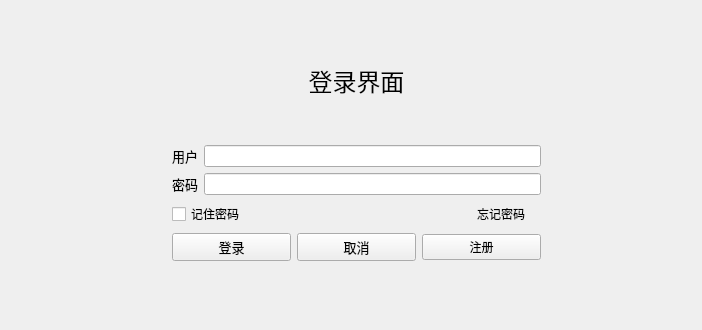
<?xml version="1.0" encoding="UTF-8"?>
<ui version="4.0">
 <class>Widget</class>
 <widget class="QWidget" name="Widget">
  <property name="geometry">
   <rect>
    <x>0</x>
    <y>0</y>
    <width>702</width>
    <height>330</height>
   </rect>
  </property>
  <property name="windowTitle">
   <string>Widget</string>
  </property>
  <widget class="QStackedWidget" name="stackedWidget">
   <property name="geometry">
    <rect>
     <x>100</x>
     <y>10</y>
     <width>541</width>
     <height>291</height>
    </rect>
   </property>
   <property name="currentIndex">
    <number>0</number>
   </property>
   <widget class="QWidget" name="page_login">
    <widget class="QWidget" name="layoutWidget">
     <property name="geometry">
      <rect>
       <x>61</x>
       <y>1</y>
       <width>391</width>
       <height>261</height>
      </rect>
     </property>
     <layout class="QVBoxLayout" name="verticalLayout_2">
      <item>
       <widget class="QLabel" name="label_GUI">
        <property name="font">
         <font>
          <family>微软雅黑</family>
          <pointsize>18</pointsize>
         </font>
        </property>
        <property name="text">
         <string>登录界面</string>
        </property>
        <property name="alignment">
         <set>Qt::AlignCenter</set>
        </property>
       </widget>
      </item>
      <item>
       <layout class="QHBoxLayout" name="horizontalLayout_5">
        <item>
         <widget class="QLabel" name="label_username">
          <property name="font">
           <font>
            <family>微软雅黑</family>
            <pointsize>10</pointsize>
           </font>
          </property>
          <property name="text">
           <string>用户</string>
          </property>
          <property name="alignment">
           <set>Qt::AlignCenter</set>
          </property>
         </widget>
        </item>
        <item>
         <widget class="QLineEdit" name="lineEdit_username">
          <property name="text">
           <string/>
          </property>
         </widget>
        </item>
       </layout>
      </item>
      <item>
       <layout class="QHBoxLayout" name="horizontalLayout_6">
        <item>
         <widget class="QLabel" name="label_password">
          <property name="font">
           <font>
            <family>微软雅黑</family>
            <pointsize>10</pointsize>
           </font>
          </property>
          <property name="text">
           <string>密码</string>
          </property>
          <property name="alignment">
           <set>Qt::AlignCenter</set>
          </property>
         </widget>
        </item>
        <item>
         <widget class="QLineEdit" name="lineEdit_password">
          <property name="tabletTracking">
           <bool>false</bool>
          </property>
          <property name="text">
           <string/>
          </property>
          <property name="echoMode">
           <enum>QLineEdit::Password</enum>
          </property>
         </widget>
        </item>
       </layout>
      </item>
      <item>
       <layout class="QHBoxLayout" name="horizontalLayout_7">
        <item>
         <widget class="QCheckBox" name="checkBox_password">
          <property name="text">
           <string>记住密码</string>
          </property>
         </widget>
        </item>
        <item>
         <spacer name="horizontalSpacer_2">
          <property name="orientation">
           <enum>Qt::Horizontal</enum>
          </property>
          <property name="sizeHint" stdset="0">
           <size>
            <width>40</width>
            <height>20</height>
           </size>
          </property>
         </spacer>
        </item>
        <item>
         <widget class="QPushButton" name="btn_forget_pwd">
          <property name="text">
           <string>忘记密码</string>
          </property>
          <property name="flat">
           <bool>true</bool>
          </property>
         </widget>
        </item>
       </layout>
      </item>
      <item>
       <layout class="QHBoxLayout" name="horizontalLayout_8">
        <item>
         <widget class="QPushButton" name="btn_onLogin">
          <property name="maximumSize">
           <size>
            <width>16777215</width>
            <height>16777215</height>
           </size>
          </property>
          <property name="font">
           <font>
            <family>微软雅黑</family>
            <pointsize>10</pointsize>
           </font>
          </property>
          <property name="text">
           <string>登录</string>
          </property>
          <property name="shortcut">
           <string>Return</string>
          </property>
         </widget>
        </item>
        <item>
         <widget class="QPushButton" name="btn_onCancel">
          <property name="maximumSize">
           <size>
            <width>16777215</width>
            <height>16777215</height>
           </size>
          </property>
          <property name="font">
           <font>
            <family>微软雅黑</family>
            <pointsize>10</pointsize>
           </font>
          </property>
          <property name="text">
           <string>取消</string>
          </property>
         </widget>
        </item>
        <item>
         <widget class="QPushButton" name="btn_register">
          <property name="text">
           <string>注册</string>
          </property>
         </widget>
        </item>
       </layout>
      </item>
     </layout>
    </widget>
   </widget>
   <widget class="QWidget" name="page_register">
    <widget class="QWidget" name="layoutWidget">
     <property name="geometry">
      <rect>
       <x>40</x>
       <y>3</y>
       <width>311</width>
       <height>241</height>
      </rect>
     </property>
     <layout class="QVBoxLayout" name="verticalLayout">
      <item>
       <widget class="QLabel" name="label_register">
        <property name="font">
         <font>
          <family>微软雅黑</family>
          <pointsize>18</pointsize>
         </font>
        </property>
        <property name="text">
         <string>注册界面</string>
        </property>
        <property name="alignment">
         <set>Qt::AlignCenter</set>
        </property>
       </widget>
      </item>
      <item>
       <layout class="QHBoxLayout" name="horizontalLayout">
        <item>
         <widget class="QLabel" name="label_reg_id">
          <property name="text">
           <string>注册编号</string>
          </property>
         </widget>
        </item>
        <item>
         <widget class="QLineEdit" name="lineEdit_reg_id"/>
        </item>
       </layout>
      </item>
      <item>
       <layout class="QHBoxLayout" name="horizontalLayout_2">
        <item>
         <widget class="QLabel" name="label_reg_name">
          <property name="font">
           <font>
            <family>微软雅黑</family>
            <pointsize>10</pointsize>
           </font>
          </property>
          <property name="text">
           <string>用户</string>
          </property>
          <property name="alignment">
           <set>Qt::AlignCenter</set>
          </property>
         </widget>
        </item>
        <item>
         <widget class="QLineEdit" name="lineEdit_reg_name">
          <property name="text">
           <string/>
          </property>
         </widget>
        </item>
       </layout>
      </item>
      <item>
       <layout class="QHBoxLayout" name="horizontalLayout_3">
        <item>
         <widget class="QLabel" name="label_reg_pwd">
          <property name="font">
           <font>
            <family>微软雅黑</family>
            <pointsize>10</pointsize>
           </font>
          </property>
          <property name="text">
           <string>密码</string>
          </property>
          <property name="alignment">
           <set>Qt::AlignCenter</set>
          </property>
         </widget>
        </item>
        <item>
         <widget class="QLineEdit" name="lineEdit_reg_pwd">
          <property name="tabletTracking">
           <bool>false</bool>
          </property>
          <property name="text">
           <string/>
          </property>
          <property name="echoMode">
           <enum>QLineEdit::Password</enum>
          </property>
         </widget>
        </item>
       </layout>
      </item>
      <item>
       <layout class="QHBoxLayout" name="horizontalLayout_4">
        <item>
         <widget class="QPushButton" name="btn_onReg">
          <property name="maximumSize">
           <size>
            <width>16777215</width>
            <height>16777215</height>
           </size>
          </property>
          <property name="font">
           <font>
            <family>微软雅黑</family>
            <pointsize>10</pointsize>
           </font>
          </property>
          <property name="text">
           <string>注册</string>
          </property>
          <property name="shortcut">
           <string>Return</string>
          </property>
         </widget>
        </item>
        <item>
         <widget class="QPushButton" name="btn_onRet">
          <property name="text">
           <string>返回</string>
          </property>
         </widget>
        </item>
       </layout>
      </item>
     </layout>
    </widget>
   </widget>
  </widget>
 </widget>
 <layoutdefault spacing="6" margin="11"/>
 <resources/>
 <connections/>
</ui>
